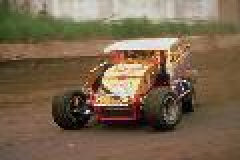
#> input picture DB2C/obj_car/273022.jpg, 120 x 80 px (shown 2 times larger); its folder holds only this picture in this run
$ jupyter execute --allow-errors classification.ipynb   (older library calls are emulated)
#> lines starting #> are read from the running program, lines starting #| are printed output that depends on the picture; after the words box and inside, x2 and y2 are one past the last pixel; in counts of white or black regions, pixels touching at a corner belong together
[cell 1]
from os import listdir
from matplotlib.pyplot import imread,imshow,figure,show
from skimage.color import rgb2hsv
from skimage.color import rgb2gray
import numpy as np
from skimage import feature as sk_feature
from scipy.spatial.distance import euclidean
import operator

[cell 2]
def color_features(image):
    hsv = rgb2hsv(imread(image))
    R = hsv[:,:,0]
    G = hsv[:,:,1]
    B = hsv[:,:,2]
    feature = [np.mean(R[:]),np.std(R[:]),np.mean(G[:]),np.std(G[:]),np.mean(B[:]),np.std(B[:])]
    return feature

# feature = color_features("dataset/382001.jpg")
# print(feature)

[cell 3]
def histogram_features(image):
    hsv = rgb2hsv(imread(image))
    h = hsv[:,:,0]
    s = hsv[:,:,1]
    v = hsv[:,:,2]

    feature = np.zeros((8,2,2))

    h_max = h.max()
    s_max = s.max()
    v_max = v.max()

    h_quantized = np.ceil((8 * h)/h_max);
    s_quantized = np.ceil((2 * s)/s_max);
    v_quantized = np.ceil((2 * v)/v_max);

    dimensions = hsv.shape

    index = np.zeros((dimensions[0]*dimensions[1],3))
    index[:,0] = h_quantized.T.flatten()
    index[:,1] = s_quantized.T.flatten()
    index[:,2] = v_quantized.T.flatten()

    for row in range(0,dimensions[0]*dimensions[1]):
        if(index[row][0]==0 or index[row][1]==0 or index[row][2]==0):
            continue
        feature[int(index[row][0])-1][int(index[row][1])-1][int(index[row][2])-1]=feature[int(index[row][0])-1][int(index[row][1])-1][int(index[row][2])-1]+1

    return feature.flatten().tolist()

# feature = histogram_features("dataset/382001.jpg")
# print(feature

[cell 4]
def texture_features(image):
    image = np.array(rgb2gray(imread(image)), int)

    glcm = sk_feature.greycomatrix(image,distances=[0,1], angles=[0, np.pi/4, np.pi/2, 3*np.pi/4],levels=255 , symmetric=True, normed=True)

    feature = np.concatenate((sk_feature.greycoprops(glcm, 'contrast'),sk_feature.greycoprops(glcm, 'correlation'),sk_feature.greycoprops(glcm, 'energy'),sk_feature.greycoprops(glcm, 'homogeneity')))
    feature = feature/np.sum(feature)

    return feature.flatten().tolist()

# feature = texture_features("dataset/382001.jpg")
# print(feature)

[cell 5]
def getFeatures(path,fsize):
    features = []
    etats = []

    dirs = listdir(path)
    for _dir in dirs:
        images = listdir(path + "/" + _dir)
        for image in images:
            feature = []
            if fsize >= 6:
                color_feature = color_features(path + "/" + _dir + "/" +  image)
                feature += color_feature
            if fsize >= 32:
                histogram_feature = histogram_features(path + "/" + _dir + "/" +  image)
                feature += histogram_feature
            if fsize >= 36:
                texture_feature = texture_features(path + "/" + _dir + "/" +  image)
                feature += texture_feature
            features.append(feature)
            etats.append(_dir)

    return features,etats

# feature = getFeatures("DB2C",32)
# print(feature)

[cell 6]
from sklearn import svm
from sklearn.model_selection import train_test_split
import random

fsize = 32
path = "DB2C"

features,etats = getFeatures(path,fsize)
#> in color_features, `hsv = rgb2hsv(imread(image))`: hsv: shape (80, 120, 3) float64; mean of channels 0, 1, 2 0.119, 0.407, 0.478
#> in color_features, `B = hsv[:,:,2]`:
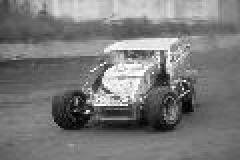
#> B: shape (80, 120) float64 (shown 2 times larger); min 0, max 1, mean 0.478
#> in color_features, `feature = [np.mean(R[:]),np.std(R[:]),np.mean(G[:]),np.std(G[:]),np.me..`: feature = [0.119, 0.138, 0.407, 0.177, 0.478, 0.185]
#> in histogram_features, `h_max = h.max()`: h_max = 0.997
#> in histogram_features, `s_max = s.max()`: s_max = 1
#> in histogram_features, `h_quantized = np.ceil((8 * h)/h_max);`:
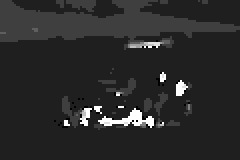
#> h_quantized: shape (80, 120) float64 (shown 2 times larger); min 0, max 8, mean 1.35; drawn with min black and max white
#> in histogram_features, `s_quantized = np.ceil((2 * s)/s_max);`:
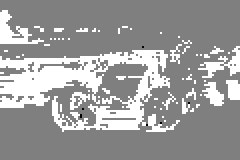
#> s_quantized: shape (80, 120) float64 (shown 2 times larger); min 0, max 2, mean 1.24; drawn with min black and max white
#> in histogram_features, `v_quantized = np.ceil((2 * v)/v_max);`:
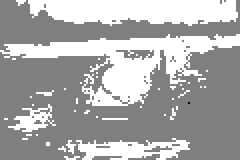
#> v_quantized: shape (80, 120) float64 (shown 2 times larger); min 0, max 2, mean 1.34; drawn with min black and max white
#> in getFeatures, `feature += histogram_feature`: feature = 38 values, max 3195 at index 6, min 0 at index 13, mean 250.9
#> pass 2 of the loop in getFeatures, `for _dir in dirs:`:
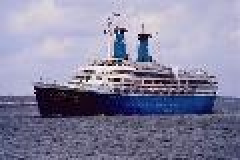
#> input picture DB2C/obj_ship/535001.jpg, 120 x 80 px (shown 2 times larger)
#> hsv: shape (80, 120, 3) float64; mean of channels 0, 1, 2 0.692, 0.239, 0.626
#> in color_features (call 2), `feature = [np.mean(R[:]),np.std(R[:]),np.mean(G[:]),np.std(G[:]),np.me..`: feature = [0.692, 0.0814, 0.239, 0.213, 0.626, 0.237]
#> h_max = 0.99
#> in histogram_features (call 2), `s_quantized = np.ceil((2 * s)/s_max);`:
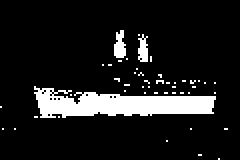
#> s_quantized: shape (80, 120) float64 (shown 2 times larger); values 1 (black) and 2 (white), 11.2% white; 47 white regions (44 under 20 px), largest, box (x1, y1, x2, y2) and area: (17, 43, 108, 59) 884, (57, 15, 63, 29) 61, (69, 17, 74, 31) 51
#> in histogram_features (call 2), `v_quantized = np.ceil((2 * v)/v_max);`:
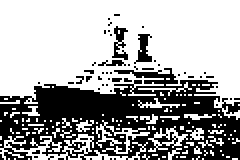
#> v_quantized: shape (80, 120) float64 (shown 2 times larger); values 1 (black) and 2 (white), 64.2% white; 57 black regions (53 under 20 px), largest, box (x1, y1, x2, y2) and area: (0, 34, 120, 80) 3151, (67, 17, 76, 32) 70, (56, 13, 64, 30) 67, (49, 30, 63, 33) 25
#> in getFeatures, `feature += histogram_feature`: feature = 38 values, max 5260 at index 27, min 0 at index 9, mean 251.9
#> features = 2 items; etats = ['obj_car', 'obj_ship']

(trainFeat, testFeat, trainEtat, testEtat) = train_test_split(np.array(features), np.array(etats), test_size=0.1, random_state=random.seed())
clf = svm.SVC(gamma=0.01, C=100)
#> (the rest of this cell did not finish here and is left out)

[cell 7]
from sklearn import tree

features,etats = getFeatures(path,fsize)
#> pass 2 of the loop in getFeatures, `for _dir in dirs:`:

clf=tree.DecisionTreeClassifier()
(trainFeat, testFeat, trainEtat, testEtat) = train_test_split(np.array(features), np.array(etats), test_size=0.1, random_state=random.seed())
clf.fit(trainFeat,trainEtat)
print("taux de précision: ",clf.score(testFeat,testEtat))
#| taux de précision:  0.0

[cell 8]
def prediction(image,fsize):
        feature = []
        if fsize >= 6:
            color_feature = color_features(image)
            feature += color_feature
        if fsize >= 32:
            histogram_feature = histogram_features(image)
            feature += histogram_feature
        if fsize >= 36:
            texture_feature = texture_features(image)
            feature += texture_feature

        print(image,clf.predict([feature]))

prediction("DataToPredict/535091.jpg",32)
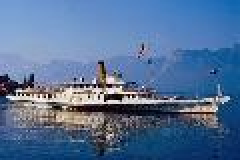
#> input picture DataToPredict/535091.jpg, 120 x 80 px (shown 2 times larger)
#> in color_features (call 5), `hsv = rgb2hsv(imread(image))`: hsv: shape (80, 120, 3) float64; mean of channels 0, 1, 2 0.559, 0.496, 0.601
#> in color_features (call 5), `G = hsv[:,:,1]`:
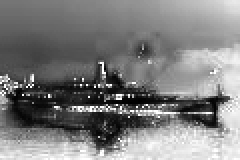
#> G: shape (80, 120) float64 (shown 2 times larger); min 0, max 1, mean 0.496
#> in color_features (call 5), `B = hsv[:,:,2]`:
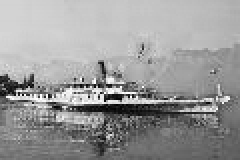
#> B: shape (80, 120) float64 (shown 2 times larger); min 0.0118, max 1, mean 0.601
#> in color_features (call 5), `feature = [np.mean(R[:]),np.std(R[:]),np.mean(G[:]),np.std(G[:]),np.me..`: feature = [0.559, 0.179, 0.496, 0.255, 0.601, 0.201]
#> in histogram_features (call 5), `h_max = h.max()`: h_max = 0.992
#> in histogram_features (call 5), `h_quantized = np.ceil((8 * h)/h_max);`:
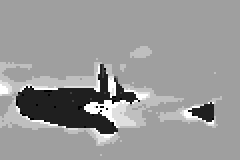
#> h_quantized: shape (80, 120) float64 (shown 2 times larger); min 0, max 8, mean 4.81; drawn with min black and max white
#> in histogram_features (call 5), `s_quantized = np.ceil((2 * s)/s_max);`:
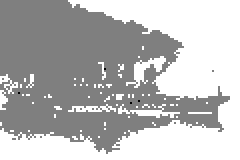
#> s_quantized: shape (80, 120) float64 (shown 2 times larger); min 0, max 2, mean 1.46; drawn with min black and max white
#> in histogram_features (call 5), `v_quantized = np.ceil((2 * v)/v_max);`:
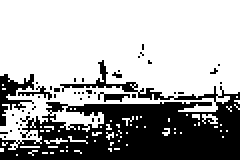
#> v_quantized: shape (80, 120) float64 (shown 2 times larger); values 1 (black) and 2 (white), 66.9% white; 44 black regions (40 under 20 px), largest, box (x1, y1, x2, y2) and area: (0, 30, 120, 80) 2839, (0, 37, 17, 63) 182, (49, 46, 65, 51) 40, (9, 43, 26, 50) 36
#> in prediction, `feature += histogram_feature`: feature = 38 values, max 2810 at index 23, min 0 at index 9, mean 251.4
#| DataToPredict/535091.jpg ['obj_ship']
